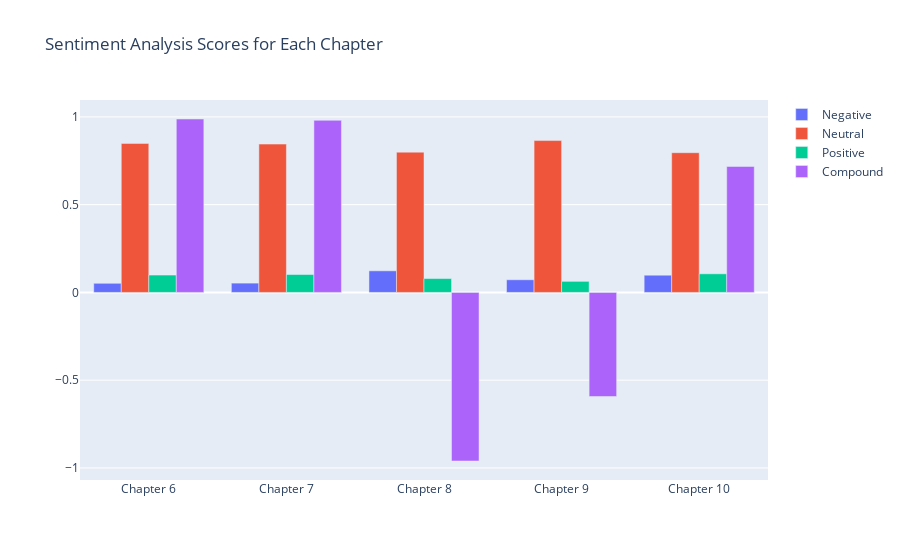

This figure's notebook cell:
### Code cell
chapters = list(sentiment_scores.keys())[5:10]
neg_scores = [sentiment_scores[chapter]['neg'] for chapter in chapters]
neu_scores = [sentiment_scores[chapter]['neu'] for chapter in chapters]
pos_scores = [sentiment_scores[chapter]['pos'] for chapter in chapters]
compound_scores = [sentiment_scores[chapter]['compound'] for chapter in chapters]

fig = go.Figure(data=[
    go.Bar(name='Negative', x=chapters, y=neg_scores),
    go.Bar(name='Neutral', x=chapters, y=neu_scores),
    go.Bar(name='Positive', x=chapters, y=pos_scores),
    go.Bar(name='Compound', x=chapters, y=compound_scores)
])

fig.update_layout(barmode='group', title='Sentiment Analysis Scores for Each Chapter')
fig.show()

### Figure 1 — Plotly figure (JSON) as saved in the notebook; plotly's stock layout.template omitted (floating-point values rounded to 4 significant figures)
{"data": [{"name": "Negative", "type": "bar", "x": ["Chapter 6", "Chapter 7", "Chapter 8", "Chapter 9", "Chapter 10"], "y": [0.052, 0.053, 0.123, 0.072, 0.098]}, {"name": "Neutral", "type": "bar", "x": ["Chapter 6", "Chapter 7", "Chapter 8", "Chapter 9", "Chapter 10"], "y": [0.849, 0.845, 0.799, 0.865, 0.796]}, {"name": "Positive", "type": "bar", "x": ["Chapter 6", "Chapter 7", "Chapter 8", "Chapter 9", "Chapter 10"], "y": [0.099, 0.102, 0.079, 0.063, 0.106]}, {"name": "Compound", "type": "bar", "x": ["Chapter 6", "Chapter 7", "Chapter 8", "Chapter 9", "Chapter 10"], "y": [0.9879, 0.9804, -0.9604, -0.593, 0.7174]}], "layout": {"autosize": true, "barmode": "group", "title": {"text": "Sentiment Analysis Scores for Each Chapter"}, "xaxis": {"autorange": true, "range": [-0.5, 4.5], "type": "category"}, "yaxis": {"autorange": true, "range": [-1.069, 1.096], "type": "linear"}}}
